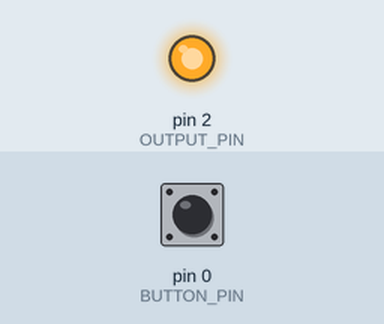
Simulated run of this sketch. Board: Arduino Uno, built with avr-gcc and run on an emulated ATmega328P. Shown: output pins drawn as LEDs (lit = HIGH). Inputs (shaded band) come from the test bench; at power-on: pin 0 (BUTTON_PIN) HIGH. EEPROM starts erased.

Above: at 1.2 s.
1.3 s: pin 0 (BUTTON_PIN) pulled LOW for 0.15 s
Timing chart, 0 to 4.3 s (numbered marks = the images above; inputs shaded):
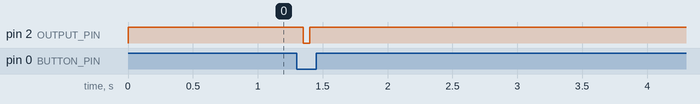

Measured:
- after the input at 1.3 s, pin 2 (OUTPUT_PIN): HIGH → LOW after 0.05 s, → HIGH 0.05 s later

The sketch:

christmas-light-curtain.ino
```cpp
#define BUTTON_PIN 0
#define OUTPUT_PIN 2

#define MODES 9

#include <EEPROM.h>

int lastButtonState;
// OFF = 0, ... MAX = 8
int mode;

void nextMode() {
  digitalWrite(OUTPUT_PIN, LOW);
  delay(50);
  digitalWrite(OUTPUT_PIN, HIGH);
  delay(50);
}

void setup() {
  pinMode(BUTTON_PIN, INPUT_PULLUP);
  pinMode(OUTPUT_PIN, OUTPUT);

  digitalWrite(OUTPUT_PIN, HIGH);

  int temp = EEPROM.read(0);
  if (temp >= MODES || temp < 0) {
    mode = 0;
    EEPROM.write(0, mode);
  } else {
    mode = temp;
  }

  for (int i = 0; i < mode; i++) {
    nextMode();
  }

  lastButtonState = digitalRead(BUTTON_PIN);
}

void loop() {
  int buttonState = digitalRead(BUTTON_PIN);

  if (lastButtonState != buttonState) {
    delay(50);

    if (lastButtonState == HIGH && buttonState == LOW) {
      nextMode();
      mode += 1;
      if (mode >= MODES) {
        mode = 0;
      }
      EEPROM.write(0, mode);
    }

    lastButtonState = buttonState;
  }
}
```
